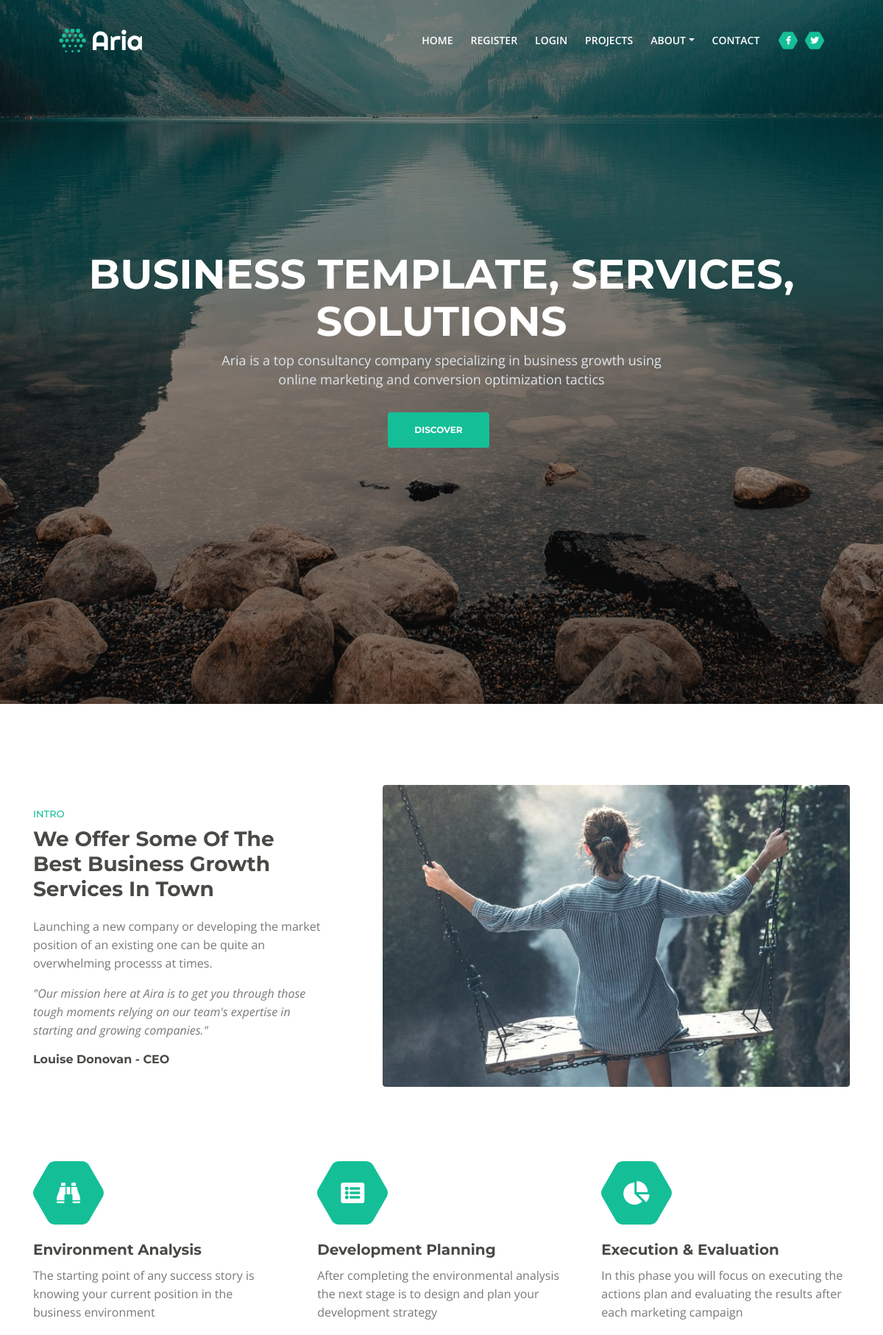
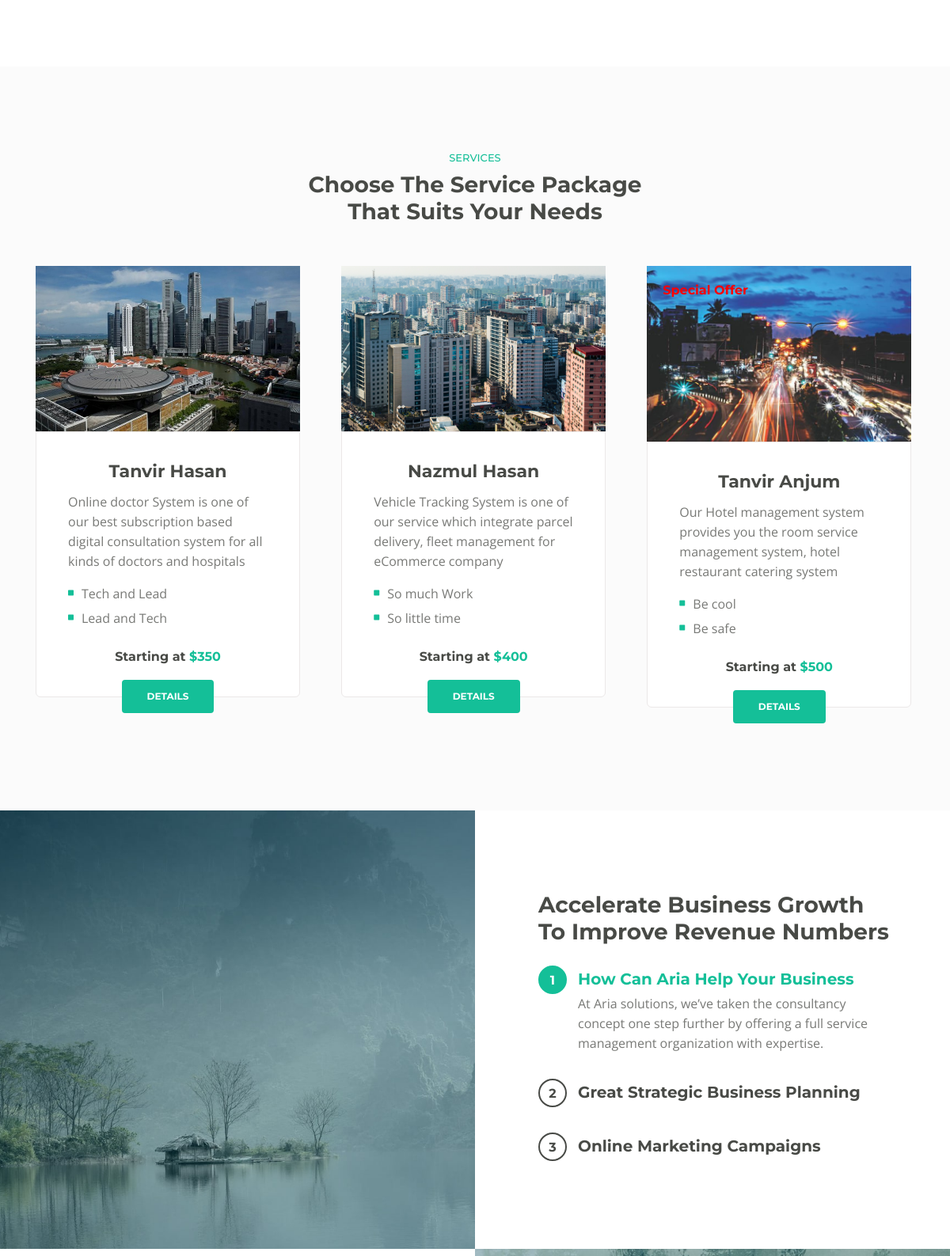
The page / (upper part) on the database its author committed (2 pictures, top to bottom).
### remon/models.py (models this page shows)
class Destination(models.Model):
    name = models.CharField(max_length=100)
    img = models.ImageField(upload_to='pics')
    desc = models.TextField()
    price = models.IntegerField()
    review = models.TextField()
    review2 = models.TextField()
    offer = models.BooleanField(default=False)

### remon/views.py (the view)
# urls.py: path('', views.index, name='index')
def index(request):
    dests = Destination.objects.all()
    return render(request, 'index.html', {'dests': dests})

### templates/index.html (shortened to what this page needs)
{% load static %}
{% static 'images' as url %}
<!DOCTYPE html>
<html lang="en">
<head>
    <link href="{% static 'css/bootstrap.css' %}" rel="stylesheet">
    <link href="{% static 'css/fontawesome-all.css' %}" rel="stylesheet">
    <link href="{% static 'css/swiper.css' %}" rel="stylesheet">
	<link href="{% static 'css/magnific-popup.css' %}" rel="stylesheet">
	<link href="{% static 'css/styles.css' %}" rel="stylesheet">
</head>
<body data-spy="scroll" data-target=".fixed-top">
    <nav class="navbar navbar-expand-md navbar-dark navbar-custom fixed-top">
        <a class="navbar-brand logo-image" href="index.html"><img src="{%static 'images/logo.svg' %}" alt="alternative"></a>
        <div class="collapse navbar-collapse" id="navbarsExampleDefault">
            <ul class="navbar-nav ml-auto">
                <li class="nav-item">
                    <a class="nav-link page-scroll" href="#header">HOME <span class="sr-only">(current)</span></a>
                </li>
                {% if user.is_authenticated %}
                <li style="color: black;">Hello, {{ user.first_name }}</li>
                <li class="nav-item">
                    <a class="nav-link page-scroll" href="accounts/logout">LOGOUT</a>
                </li>
                {% else %}
                <li class="nav-item">
                    <a class="nav-link page-scroll" href="accounts/register">REGISTER</a>
                </li>
                <li class="nav-item">
                    <a class="nav-link page-scroll" href="accounts/login">LOGIN</a>
                </li>
                {% endif %}
                <li class="nav-item">
                    <a class="nav-link page-scroll" href="#projects">PROJECTS</a>
                </li>
                <li class="nav-item dropdown">
                    <a class="nav-link dropdown-toggle page-scroll" href="#about" id="navbarDropdown" role="button" aria-haspopup="true" aria-expanded="false">ABOUT</a>
                </li>
                <li class="nav-item">
                    <a class="nav-link page-scroll" href="#contact">CONTACT</a>
                </li>
            </ul>
            <span class="nav-item social-icons">
                <span class="fa-stack">
                    <a href="#your-link">
                        <span class="hexagon"></span>
                        <i class="fab fa-facebook-f fa-stack-1x"></i>
                    </a>
                </span>
                <span class="fa-stack">
                    <a href="#your-link">
                        <span class="hexagon"></span>
                        <i class="fab fa-twitter fa-stack-1x"></i>
                    </a>
                </span>
            </span>
        </div>
    </nav>
    <header id="header" class="header">
        <div class="header-content">
            <div class="container">
                <div class="row">
                    <div class="col-lg-12">
                        <div class="text-container">
                            <h1>BUSINESS <span id="js-rotating">TEMPLATE, SERVICES, SOLUTIONS</span></h1>
                            <p class="p-heading p-large">Aria is a top consultancy company specializing in business growth using online marketing and conversion optimization tactics</p>
                            <a class="btn-solid-lg page-scroll" href="#intro">DISCOVER</a>
                        </div>
                    </div>
                </div>
            </div>
        </div>
    </header>
    <div id="intro" class="basic-1">
        <div class="container">
            <div class="row">
                <div class="col-lg-5">
                    <div class="text-container">
                        <div class="section-title">INTRO</div>
                        <h2>We Offer Some Of The Best Business Growth Services In Town</h2>
                        <p>Launching a new company or developing the market position of an existing one can be quite an overwhelming processs at times.</p>
                        <p class="testimonial-text">"Our mission here at Aira is to get you through those tough moments relying on our team's expertise in starting and growing companies."</p>
                        <div class="testimonial-author">Louise Donovan - CEO</div>
                    </div>
                </div>
                <div class="col-lg-7">
                    <div class="image-container">
                        <img class="img-fluid" src="{% static 'images/intro-office.jpg' %}" alt="alternative">
                    </div>
                </div>
            </div>
        </div>
    </div>
    <div class="cards-1">
        <div class="container">
            <div class="row">
                <div class="col-lg-12">
                    <div class="card">
                        <span class="fa-stack">
                            <span class="hexagon"></span>
                            <i class="fas fa-binoculars fa-stack-1x"></i>
                        </span>
                        <div class="card-body">
                            <h4 class="card-title">Environment Analysis</h4>
                            <p>The starting point of any success story is knowing your current position in the business environment</p>
                        </div>
                    </div>
                    <div class="card">
                        <span class="fa-stack">
                            <span class="hexagon"></span>
                            <i class="fas fa-list-alt fa-stack-1x"></i>
                        </span>
                        <div class="card-body">
                            <h4 class="card-title">Development Planning</h4>
                            <p>After completing the environmental analysis the next stage is to design and  plan your development strategy</p>
                        </div>
                    </div>
                    <div class="card">
                        <span class="fa-stack">
                            <span class="hexagon"></span>
                            <i class="fas fa-chart-pie fa-stack-1x"></i>
                        </span>
                        <div class="card-body">
                            <h4 class="card-title">Execution & Evaluation</h4>
                            <p>In this phase you will focus on executing the actions plan and evaluating the results after each marketing campaign</p>
                        </div>
                    </div>
                </div>
            </div>
        </div>
    </div>
    <div id="services" class="cards-2">
        <div class="container">
            <div class="row">
                <div class="col-lg-12">
                    <div class="section-title">SERVICES</div>
                    <h2>Choose The Service Package<br> That Suits Your Needs</h2>
                </div>
            </div>
            <div class="row">
                <div class="col-lg-12">
                    {% for dest in dests %}
                    <div class="card">
                        <div class="card-image-bottom">
                            <img class="img-fluid" src="{{ dest.img.url }}" alt="alternative">
                        </div>
                        {% if dest.offer == True %}
                         <div class="card-img-overlay">
                             <h6 class="card-title" style="color: red;">Special Offer</h6>
                        </div>
                        {% endif %}
                        <div class="card-body">
                            <h3 class="card-title">{{ dest.name }}</h3>
                            <p>{{ dest.desc }}</p>
                            <ul class="list-unstyled li-space-lg">
                                <li class="media">
                                    <i class="fas fa-square"></i>
                                    <div class="media-body">{{ dest.review }}</div>
                                </li>
                                <li class="media">
                                    <i class="fas fa-square"></i>
                                    <div class="media-body">{{ dest.review2 }}</div>
                                </li>
                            </ul>
                            <p class="price">Starting at <span>${{ dest.price }}</span></p>
                        </div>
                        <div class="button-container">
                            <a class="btn-solid-reg page-scroll" href="#callMe">DETAILS</a>
                        </div>
                    </div>
                    {% endfor %}
                </div>
            </div>
        </div>
    </div>
	<div id="details" class="accordion">
		<div class="area-1">
		</div><div class="area-2">
            <div class="accordion-container" id="accordionOne">
                <h2>Accelerate Business Growth To Improve Revenue Numbers</h2>
                <div class="item">
                    <div id="headingOne">
                        <span data-toggle="collapse" data-target="#collapseOne" aria-expanded="true" aria-controls="collapseOne" role="button">
                            <span class="circle-numbering">1</span><span class="accordion-title">How Can Aria Help Your Business</span>
                        </span>
                    </div>
                    <div id="collapseOne" class="collapse show" aria-labelledby="headingOne" data-parent="#accordionOne">
                        <div class="accordion-body">
                            At Aria solutions, we’ve taken the consultancy concept one step further by offering a full service management organization with expertise.
                        </div>
                    </div>
                </div>
                <div class="item">
                    <div id="headingTwo">
                        <span class="collapsed" data-toggle="collapse" data-target="#collapseTwo" aria-expanded="false" aria-controls="collapseTwo" role="button">
                            <span class="circle-numbering">2</span><span class="accordion-title">Great Strategic Business Planning</span>
                        </span>
                    </div>
                </div>
                <div class="item">
                    <div id="headingThree">
                        <span class="collapsed" data-toggle="collapse" data-target="#collapseThree" aria-expanded="false" aria-controls="collapseThree" role="button">
                            <span class="circle-numbering">3</span><span class="accordion-title">Online Marketing Campaigns</span>
                        </span>
                    </div>
                </div>
            </div>
		</div>
    </div>
	<div class="tabs">
        <div class="area-1">
            <div class="tabs-container">
            </div>
        </div><div class="area-2"></div>
    </div>
</body>
</html>

### rows shown on the page
Destination: img (picture), name "Tanvir Hasan", desc "Online doctor System is one of our best subscription based digital consultation system for all kinds of doctors and hospitals", review "Tech and Lead", review2 "Lead and Tech", price "350"
Destination: img (picture), name "Nazmul Hasan", desc "Vehicle Tracking System is one of our service which integrate parcel delivery, fleet management for eCommerce company", review "So much Work", review2 "So little time", price "400"
Destination: img (picture), offer "Special Offer", name "Tanvir Anjum", desc "Our Hotel management system provides you the room service management system, hotel restaurant catering system", review "Be cool", review2 "Be safe", price "500"
